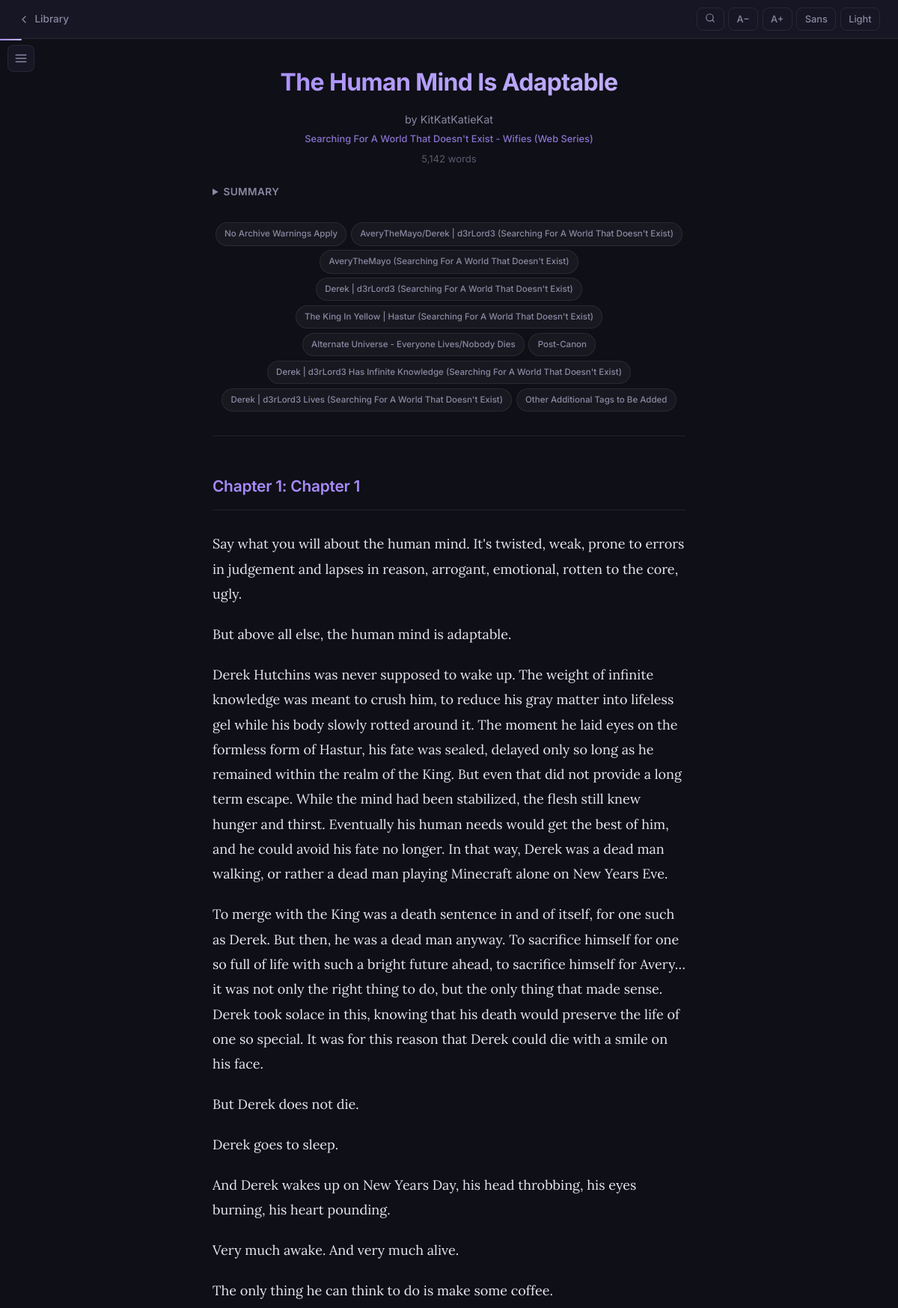
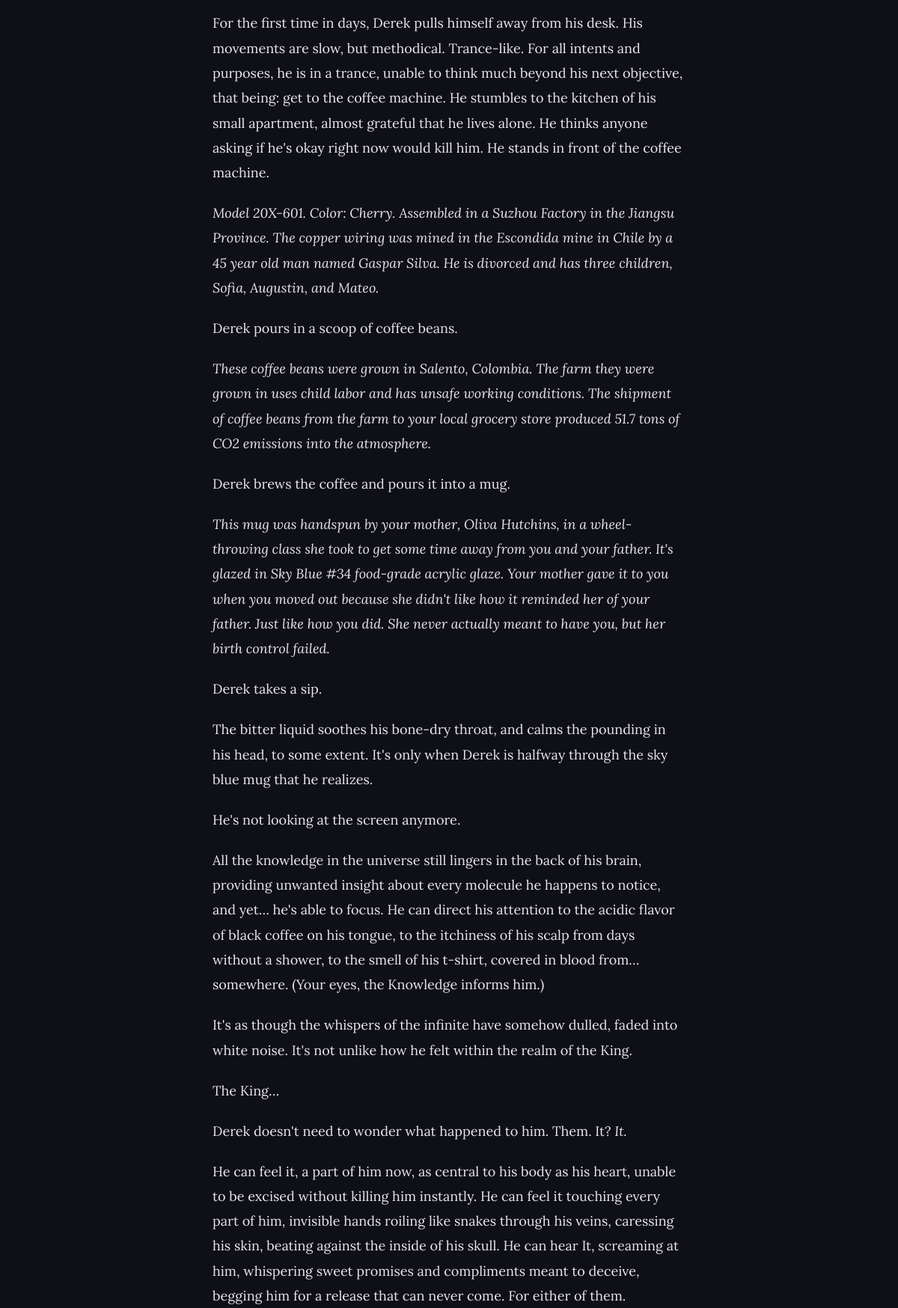
Page /read/7 (upper part) on the committed database (2 pictures, top to bottom).
### tables this page shows
CREATE TABLE works (
            id INTEGER PRIMARY KEY,
            ao3_id TEXT UNIQUE NOT NULL,
            url TEXT NOT NULL,
            title TEXT NOT NULL,
            author TEXT NOT NULL,
            summary TEXT DEFAULT '',
            fandom TEXT DEFAULT '',
            tags TEXT DEFAULT '[]',
            rating TEXT DEFAULT '',
            total_chapters TEXT DEFAULT '?/?',
            last_updated TEXT DEFAULT '',
            added_at TIMESTAMP DEFAULT CURRENT_TIMESTAMP,
            last_checked TIMESTAMP DEFAULT CURRENT_TIMESTAMP
        , word_count INTEGER DEFAULT 0);

CREATE TABLE chapters (
            id INTEGER PRIMARY KEY,
            work_id INTEGER NOT NULL,
            chapter_index INTEGER NOT NULL,
            title TEXT DEFAULT '',
            content TEXT NOT NULL,
            FOREIGN KEY (work_id) REFERENCES works(id) ON DELETE CASCADE,
            UNIQUE(work_id, chapter_index)
        );

### app.py (the view)
@app.get("/read/{work_id}", response_class=HTMLResponse)
async def read_work(request: Request, work_id: int):
    work = db.get_work(work_id)
    if not work:
        raise HTTPException(404, "Work not found")
    chapters = db.get_chapters(work_id)
    progress = db.get_progress(work_id)
    return templates.TemplateResponse(request, "reader.html", {
        "work": work, "chapters": chapters, "progress": progress,
    })

### templates/reader.html (shortened to what this page needs)
<!DOCTYPE html>
<html lang="en">
<head>
    <link rel="stylesheet" href="/static/style.css">
</head>
<body class="reader-body">
    <div class="reading-progress" id="progress"></div>
    <nav class="reader-nav">
        <a href="/" class="back-link">
            <svg width="16" height="16" viewBox="0 0 24 24" fill="none" stroke="currentColor" stroke-width="2" stroke-linecap="round" stroke-linejoin="round"><polyline points="15 18 9 12 15 6"/></svg>
            Library
        </a>
        <div class="reader-controls">
            <button onclick="toggleSearch()" title="Search in text (Ctrl+F)" id="search-toggle-btn">
                <svg width="14" height="14" viewBox="0 0 24 24" fill="none" stroke="currentColor" stroke-width="2" stroke-linecap="round" stroke-linejoin="round"><circle cx="11" cy="11" r="8"/><line x1="21" y1="21" x2="16.65" y2="16.65"/></svg>
            </button>
            <button onclick="adjustFont(-1)" title="Smaller text">A&minus;</button>
            <button onclick="adjustFont(1)" title="Larger text">A+</button>
            <button onclick="toggleSerif()" title="Toggle font" id="font-btn">Serif</button>
            <button onclick="toggleTheme()" title="Toggle dark/light" id="theme-btn">Light</button>
        </div>
    </nav>
    <button class="sidebar-toggle" id="sidebar-toggle" onclick="toggleSidebar()" title="Chapters">
        <svg width="18" height="18" viewBox="0 0 24 24" fill="none" stroke="currentColor" stroke-width="2" stroke-linecap="round" stroke-linejoin="round"><line x1="3" y1="12" x2="21" y2="12"/><line x1="3" y1="6" x2="21" y2="6"/><line x1="3" y1="18" x2="21" y2="18"/></svg>
    </button>
    <main class="reader-content" id="reader-content">
        <div class="work-header">
            <h1>{{ work.title }}</h1>
            <p class="work-author">by {{ work.author }}</p>
            <p class="work-fandom">{{ work.fandom }}</p>
            {% if work.word_count %}
            <p class="work-wordcount">{{ "{:,}".format(work.word_count) }} words</p>
            {% endif %}
            {% if work.summary %}
            <details class="work-summary-details">
                <summary>Summary</summary>
            </details>
            {% endif %}
            {% if work.tags %}
            <div class="work-tags-reader">
                {% for tag in work.tags %}
                <span class="tag">{{ tag }}</span>
                {% endfor %}
            </div>
            {% endif %}
        </div>
        {% for ch in chapters %}
        <article class="chapter" id="chapter-{{ ch.chapter_index }}" data-index="{{ ch.chapter_index }}">
            <h2 class="chapter-heading">
                {% if chapters | length > 1 %}
                Chapter {{ ch.chapter_index + 1 }}{% if ch.title %}: {{ ch.title }}{% endif %}
                {% endif %}
            </h2>
            <div class="chapter-text">
                {{ ch.content | safe }}
            </div>
        </article>
        {% endfor %}
    </main>
</body>
</html>

### static/style.css (style rules this page uses)
*, *::before, *::after { box-sizing: border-box; margin: 0; padding: 0; }
:root { --bg: #0f0f17; --bg2: #161624; --bg3: #1e1e32; --card: rgba(255, 255, 255, 0.04); --card-hover: rgba(255, 255, 255, 0.07); --card-border: rgba(255, 255, 255, 0.08); --accent: #a78bfa; --accent2: #c4b5fd; --accent-glow: rgba(167, 139, 250, 0.15); --accent-dim: rgba(167, 139, 250, 0.08); --text: #e8e6f0; --text2: #8b88a2; --text3: #5c5a6e; --success: #6ee7b7; --success-bg: rgba(110, 231, 183, 0.1); --error: #fca5a5; --error-bg: rgba(252, 165, 165, 0.1); --warning: #fcd34d; --radius: 14px; --radius-sm: 8px; --shadow: 0 4px 24px rgba(0, 0, 0, 0.2); --shadow-lg: 0 12px 40px rgba(0, 0, 0, 0.35); --font: 'Inter', -apple-system, system-ui, sans-serif; --font-reading: 'Lora', 'Georgia', serif; --transition: 0.2s cubic-bezier(0.4, 0, 0.2, 1); }
body { font-family: var(--font); background: var(--bg); color: var(--text); line-height: 1.6; min-height: 100vh; -webkit-font-smoothing: antialiased; -moz-osx-font-smoothing: grayscale; }
.work-author { color: var(--text2); font-size: 0.85rem; font-weight: 400; }
.work-fandom { color: var(--accent); font-size: 0.8rem; font-weight: 500; opacity: 0.8; }
.reader-body { background: var(--bg); }
.reader-nav { position: fixed; top: 0; left: 0; right: 0; display: flex; justify-content: space-between; align-items: center; padding: 0 1.5rem; height: 52px; background: var(--bg2); border-bottom: 1px solid var(--card-border); backdrop-filter: blur(16px); z-index: 100; }
.back-link { color: var(--text2); text-decoration: none; font-weight: 500; font-size: 0.85rem; display: flex; align-items: center; gap: 0.4rem; transition: color var(--transition); }
.back-link svg { width: 16px; height: 16px; }
.reader-controls { display: flex; gap: 0.35rem; }
.reader-controls button { padding: 0.35rem 0.65rem; background: transparent; border: 1px solid var(--card-border); color: var(--text2); border-radius: var(--radius-sm); cursor: pointer; font-size: 0.8rem; font-weight: 500; font-family: var(--font); transition: all var(--transition); }
.sidebar-toggle { position: fixed; top: 60px; left: 10px; z-index: 150; background: var(--bg2); border: 1px solid var(--card-border); color: var(--text2); font-size: 1.1rem; width: 36px; height: 36px; display: flex; align-items: center; justify-content: center; border-radius: var(--radius-sm); cursor: pointer; transition: all var(--transition); backdrop-filter: blur(12px); }
.reader-content { max-width: 680px; margin: 0 auto; padding: 5rem 1.5rem 4rem; font-family: var(--font-reading); font-size: 18px; line-height: 1.85; }
.work-header { margin-bottom: 3rem; padding-bottom: 2rem; border-bottom: 1px solid var(--card-border); text-align: center; }
.work-header h1 { font-family: var(--font); font-size: 2rem; font-weight: 700; margin-bottom: 0.5rem; letter-spacing: -0.02em; background: linear-gradient(135deg, var(--accent), var(--accent2)); -webkit-background-clip: text; -webkit-text-fill-color: transparent; background-clip: text; }
.work-header .work-author { font-family: var(--font); font-size: 0.9rem; }
.work-header .work-fandom { font-family: var(--font); }
.work-summary-details { margin-top: 1.25rem; text-align: left; }
.work-summary-details summary { cursor: pointer; color: var(--text2); font-family: var(--font); font-weight: 600; font-size: 0.85rem; letter-spacing: 0.03em; text-transform: uppercase; margin-bottom: 0.5rem; }
.work-tags-reader { display: flex; flex-wrap: wrap; gap: 0.35rem; justify-content: center; margin-top: 1.25rem; }
.tag { background: var(--card); color: var(--text2); padding: 0.25rem 0.7rem; border-radius: 20px; font-size: 0.72rem; font-family: var(--font); font-weight: 500; border: 1px solid var(--card-border); transition: all var(--transition); }
.chapter { margin-bottom: 3.5rem; }
.chapter-heading { font-family: var(--font); font-size: 1.3rem; font-weight: 600; color: var(--accent); margin-bottom: 1.75rem; padding-bottom: 0.75rem; border-bottom: 1px solid var(--card-border); letter-spacing: -0.01em; }
.chapter-text { color: var(--text); }
.chapter-text p { margin-bottom: 1.15em; }
.chapter-text em, .chapter-text i { font-style: italic; }
.work-wordcount { color: var(--text3); font-size: 0.82rem; font-family: var(--font); margin-top: 0.15rem; }
.reading-progress { position: fixed; top: 52px; left: 0; height: 2px; background: linear-gradient(90deg, var(--accent), var(--accent2)); z-index: 101; transition: width 0.1s linear; border-radius: 0 1px 1px 0; }

### rows in the picture
works: title "The Human Mind Is Adaptable", author "KitKatKatieKat", fandom "Searching For A World That Doesn't Exist - Wifies (Web Series)", word_count "5,142"
chapters: ch.chapter_index+1 "1", title "Chapter 1", content "Say what you will about the human mind. It's twisted, weak, prone to errors in judgement and lapses in reason, arrogant, emotional, rotten to the core, ugly. But above all else, the human mind is adaptable. Derek Hutchins was never supposed to wake up. The weight of infinite knowledge was meant to crush him, to reduce his gray matter into lifeless gel while his body slowly rotted around it. The moment he laid eyes on the formless form of Hastur, his fate was sealed, delayed only so long as he remained within the realm of the King. But even that did not provide a long term escape. While the mind had been stabilized, the flesh still knew hunger and thirst. Eventually his human needs would get…"

### other values in the picture
{{ tag }} "No Archive Warnings Apply" "AveryTheMayo/Derek | d3rLord3 (Searching For A World That Doesn't Exist)" "AveryTheMayo (Searching For A World That Doesn't Exist)" "Derek | d3rLord3 (Searching For A World That Doesn't Exist)" "The King In Yellow | Hastur (Searching For A World That Doesn't Exist)" "Alternate Universe - Everyone Lives/Nobody Dies" "Post-Canon" "Derek | d3rLord3 Has Infinite Knowledge (Searching For A World That Doesn't Exist)" "Derek | d3rLord3 Lives (Searching For A World That Doesn't Exist)" "Other Additional Tags to Be Added"
